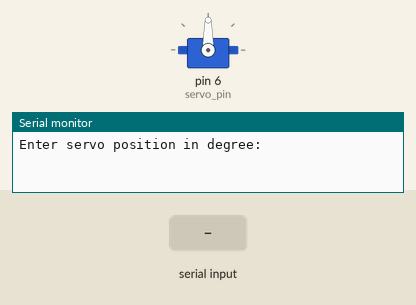
This sketch was run on a simulated Arduino Uno, built with avr-gcc and run on an emulated ATmega328P. On the bench: servo, the last lines printed to the serial monitor. The inputs (shaded band) are chosen by the test bench.

Above: at 1.2 s.
1.3 s: "90,45\n" received over Serial
At 3.4 s:
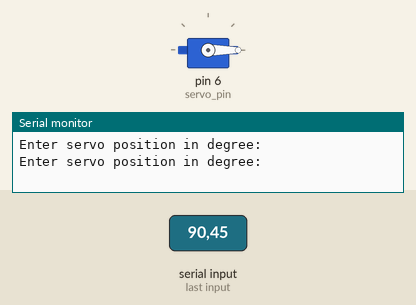
3.8 s: "30,150\n" received over Serial
At 4.6 s:
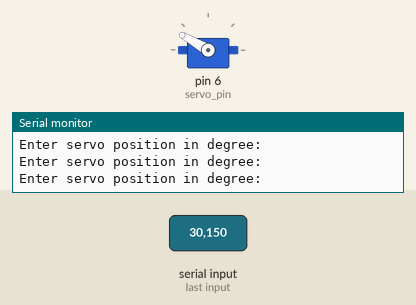
5.3 s: "200\n" received over Serial
At 5.6 s:
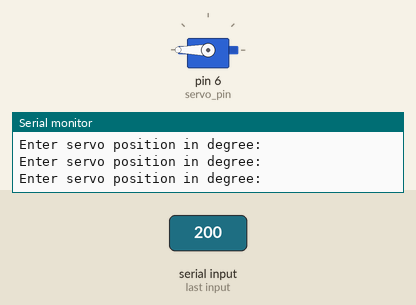
6.8 s: "1,90,45\n" received over Serial
At 8.0 s:
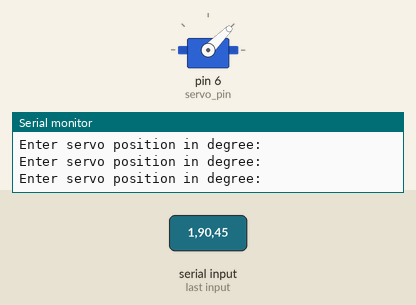
8.3 s: "30,150\n" received over Serial
At 9.1 s:
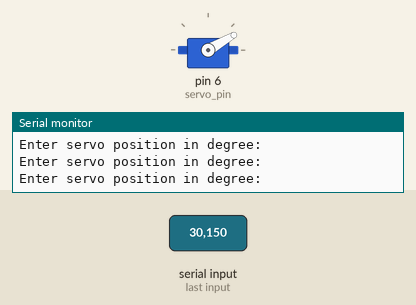
10.8 s: "1,90\n" received over Serial
At 12.2 s:
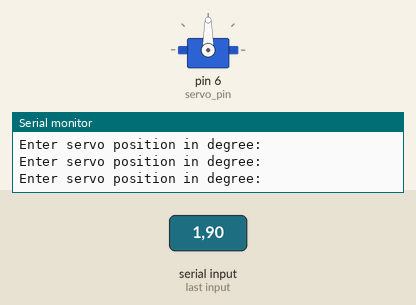
Timing chart, 0 to 13.3 s (numbered marks = the images above; inputs shaded):
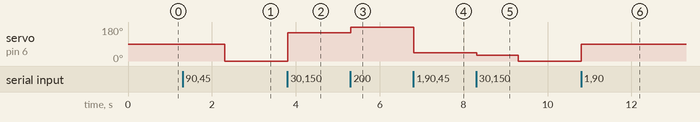

The sketch:

servo_ed_light.ino
```cpp
int servo_pin = 6;
#include <Servo.h>
Servo pointer;
float pos;
void setup() {
  Serial.begin(9600);
  pointer.attach(servo_pin);
}

void loop() {
  Serial.println("Enter servo position in degree:");
  while(Serial.available()==0){}
  pos = Serial.parseFloat();
  int nigga;
  pointer.write(pos);
  while(Serial.available()==0){}
  nigga = Serial.parseInt();
}
```

Measured:
- after the input at 1.3 s, servo on pin 6 (servo_pin): 90° → 0° after 1.0 s
- after the input at 3.8 s, servo on pin 6 (servo_pin): 0° → 150° at once
- after the input at 5.3 s, servo on pin 6 (servo_pin): 150° → 180° at once
- after the input at 6.8 s, servo on pin 6 (servo_pin): 180° → 45° at once
- after the input at 8.3 s, servo on pin 6 (servo_pin): 45° → 30° at once, → 0° 1.0 s later
- after the input at 10.8 s, servo on pin 6 (servo_pin): 0° → 90° at once
